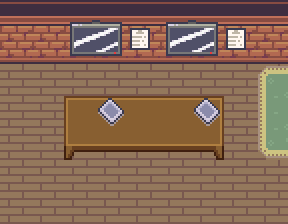

Tiled map render using the project's own tile images. Description and the map definition, with tile-layer contents summarised, below:
An orthogonal 9x7 tile map with 32x32 px tiles, 4 tile layers (Tile Layer 1, Tile Layer 2, Tile Layer 3, Above player), 3 tilesets and 2 objects (2x collision).

<map version="1.10" tiledversion="1.11.0" orientation="orthogonal" renderorder="right-down" compressionlevel="0" width="9" height="7" tilewidth="32" tileheight="32" infinite="0" nextlayerid="7" nextobjectid="65">
 <properties>
  <property name="edges" value="clamped" />
  <property name="inside" type="bool" value="true" />
  <property name="map_type" value="dungeon" />
  <property name="scenario" value="spyder" />
  <property name="slug" value="nimrod_room" />
 </properties>
 <tileset firstgid="1" source="../gfx/tilesets/core_indoor_walls.tsx" />
 <tileset firstgid="3865" source="../gfx/tilesets/core_set pieces.tsx" />
 <tileset firstgid="5415" name="Interiors_16x16" tilewidth="32" tileheight="32" tilecount="2592" columns="16">
  <image source="../gfx/tilesets/Interiors_16x16.png" width="512" height="5184" />
 </tileset>
 <layer id="1" name="Tile Layer 1" width="9" height="7">
  <data>[63 cells, 63 non-empty, 1 distinct tile ids]</data>
 </layer>
 <layer id="2" name="Tile Layer 2" width="9" height="7">
  <data>[63 cells, 31 non-empty, 11 distinct tile ids]</data>
 </layer>
 <layer id="3" name="Tile Layer 3" width="9" height="7">
  <data>[63 cells, 14 non-empty, 7 distinct tile ids]</data>
 </layer>
 <layer id="4" name="Above player" width="9" height="7">
  <data>[63 cells, 0 non-empty, 0 distinct tile ids]</data>
 </layer>
 <objectgroup color="#ff0000" id="5" name="Collisions">
  <object id="2" type="collision" x="0" y="32" width="288" height="32" />
  <object id="5" type="collision" x="64" y="96" width="160" height="64" />
 </objectgroup>
</map>
